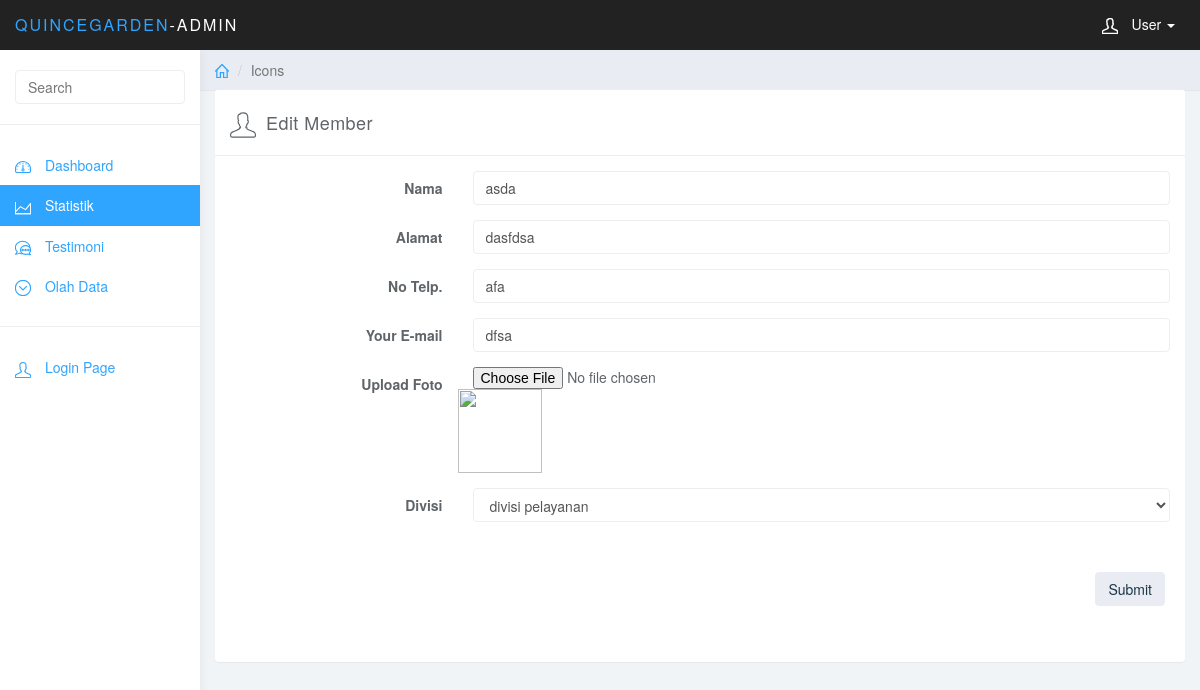
The app's page /admin/member/edit/3 with its own data.
### tables this page shows
CREATE TABLE `member` (
  `id_member` int(11) NOT NULL,
  `nama` varchar(40) NOT NULL,
  `alamat` varchar(50) NOT NULL,
  `no_telp` varchar(12) NOT NULL,
  `email` varchar(40) NOT NULL,
  `foto` text,
  `id_divisi` int(11) NOT NULL
);

### application/views/admin/layout/konten.php (called while the page is built)
<?php if(!defined('BASEPATH')) exit('Tidak boleh mengakses secara langsung');
if ($isi) {
  $this->load->view($isi);
}
 ?>

### application/views/admin/layout/wrapper.php (called while the page is built)
<?php
require_once('header.php');
require_once('konten.php');
require_once('footer.php');
 ?>

### application/controllers/admin/Member.php (called while the page is built, shortened)
<?php if (!defined('BASEPATH')) exit('Tidak bisa mengakses secara langsung');
class Member extends CI_Controller {
  public function __construct() {
    $this->load->model('admin/md_member');
  }
  public function edit($id) {
    $config['upload_path']          = './uploads/';
    $config['allowed_types']        = 'gif|jpg|png';
    $config['max_size']             = 1000;
    $config['max_width']            = 1024;
    $config['max_height']           = 768;
    $this->form_validation->set_rules('name','Name','required');
    $this->form_validation->set_rules('alamat','Alamat','required');
    $this->form_validation->set_rules('telp','Telp','required');
    $this->form_validation->set_rules('email','Email','required');
    $this->form_validation->set_rules('divisi','Divisi','required');
    $this->load->library('upload', $config);
    if ($this->form_validation->run() === FALSE) {
      $data = array(
            'title' => 'Tambah Member',
            'divisi' => $this->md_member->select_divisi(),
            'detail' => $this->md_member->detail_member($id),
            'form_title' => 'Edit Member',
            'isi' => 'admin/member/edit_member');
        $this->load->view('admin/layout/wrapper', $data);
    }
  }
}
 ?>

### index.php (called while the page is built, shortened)
<?php
require_once BASEPATH.'core/CodeIgniter.php';

### application/models/admin/Md_member.php (called while the page is built, shortened)
<?php
class Md_member extends CI_Model {
	public function detail_member($id = FALSE) {
		if ($id === FALSE) {
			$query = $this->db->get('member');
			return $query->result_array();
		}
		$query = $this->db->get_where('member', array('id_member' => $id));
		return $query->row_array();
	}
	public function select_divisi() {
		$query = $this->db->query('SELECT id_divisi, nama_divisi FROM divisi');
		return $query->result_array();
	}
}
 ?>

### application/views/admin/member/edit_member.php (the view, shortened to what this page needs)
<div class="panel panel-default">
					<div class="panel-heading"><svg class="glyph stroked male-user"><use xlink:href="#stroked-male-user"></use></svg><?php echo $form_title; ?></div>
					<div class="panel-body">
						<form class="form-horizontal" action="<?php echo base_url(); ?>admin/member/edit" enctype="multipart/form-data" method="post">
							<fieldset>
								<div class="form-group">
									<label class="col-md-3 control-label" for="name">Nama</label>
									<div class="col-md-9">
									<input id="name" name="name" type="text" class="form-control" value="<?php echo $detail['nama']; ?>">
									</div>
								</div>
								<div class="form-group">
									<label class="col-md-3 control-label" for="alamat">Alamat</label>
									<div class="col-md-9">
									<input id="name" name="alamat" type="text" placeholder="Alamat Member" class="form-control" value="<?php echo $detail['alamat']; ?>">
									</div>
								</div>
								<div class="form-group">
									<label class="col-md-3 control-label" telp="alamat">No Telp.</label>
									<div class="col-md-9">
									<input id="name" name="telp" type="text" placeholder="No Telp." class="form-control" value="<?php echo $detail['no_telp']; ?>">
									</div>
								</div>
								<div class="form-group">
									<label class="col-md-3 control-label" for="email">Your E-mail</label>
									<div class="col-md-9">
										<input id="email" name="email" type="text" placeholder="Your email" class="form-control" value="<?php echo $detail['email']; ?>">
									</div>
								</div>
								<div class="form-group">
									<label class="col-md-3 control-label" for="foto">Upload Foto</label>
									<div class="col-md-9">
										<input type="file" name="foto">
									</div>
                  <img src="<?php echo base_url(); ?>uploads/<?php echo $detail['foto']; ?>" alt="" height="84" width="84">
								</div>
								<div class="form-group">
									<label class="col-md-3 control-label" for="divisi">Divisi</label>
									<div class="col-md-9">
									<select class="form-control" name="divisi">
										<?php foreach ($divisi as $divi): ?>
                      <?php if ($divi['id_divisi'] === $detail['id_divisi']):?>
										    <option value="<?php echo $divi['id_divisi'];?>" selected="selected"><?php echo $divi['nama_divisi']; ?></option>
                      <?php else: ?>
                      <option value="<?php echo $divi['id_divisi'];?>"><?php echo $divi['nama_divisi']; ?></option>
                      <?php endif; ?>
                    <?php endforeach;  ?>
									</select>
									</div>
								</div>
								<div class="form-group">
									<div class="col-md-12 widget-right">
										<button type="submit" class="btn btn-default btn-md pull-right">Submit</button>
									</div>
								</div>
							</fieldset>
						</form>
					</div>
				</div>
			</div>

### assets/css/styles.css (style rules this page uses)
body { background: #f1f4f7; padding-top: 50px; color: #5f6468; }
.form-control { border: 1px solid #eee; box-shadow: none; }
.btn-default, .btn-default:hover, .btn-default:focus, .btn-default:active, .btn-default.active, .open > .dropdown-toggle.btn-default, .btn-default.disabled, .btn-default[disabled], fieldset[disabled] .btn-default, .btn-default.disabled:hover, .btn-default[disabled]:hover, fieldset[disabled] .btn-default:hover, .btn-default.disabled:focus, .btn-default[disabled]:focus, fieldset[disabled] .btn-default:focus, .btn-default.disabled:active, .btn-default[disabled]:active, fieldset[disabled] .btn-default:active, .btn-default.disabled.active, .btn-default[disabled].active, fieldset[disabled] .btn-default.active { background-color: #e9ecf2; border-color: #e9ecf2; color: #1b3548; }
.panel { border: 0; }
.panel-heading { font-size: 18px; font-weight: 300; letter-spacing: 0.025em; height: 66px; line-height: 45px; }
.panel-default .panel-heading { background: #fff; border-bottom: 1px solid #eee; color: #5f6468; }
.widget-right { text-align: left; line-height: 1.6em; margin: 0px; padding: 20px; height: 80px; color: #999; font-weight: 300; background: #fff; border-top-right-radius: 4px; border-bottom-right-radius: 4px; }
.alert .glyph, .panel-heading .glyph { width: 26px; height: 26px; margin: 0 10px 0 0; stroke-width: 2px; }

### records on screen
member: name "asda", alamat "dasfdsa", telp "afa", email "dfsa"

### other values on screen
$form_title "Edit Member"
form field divisi "divisi pelayanan"
